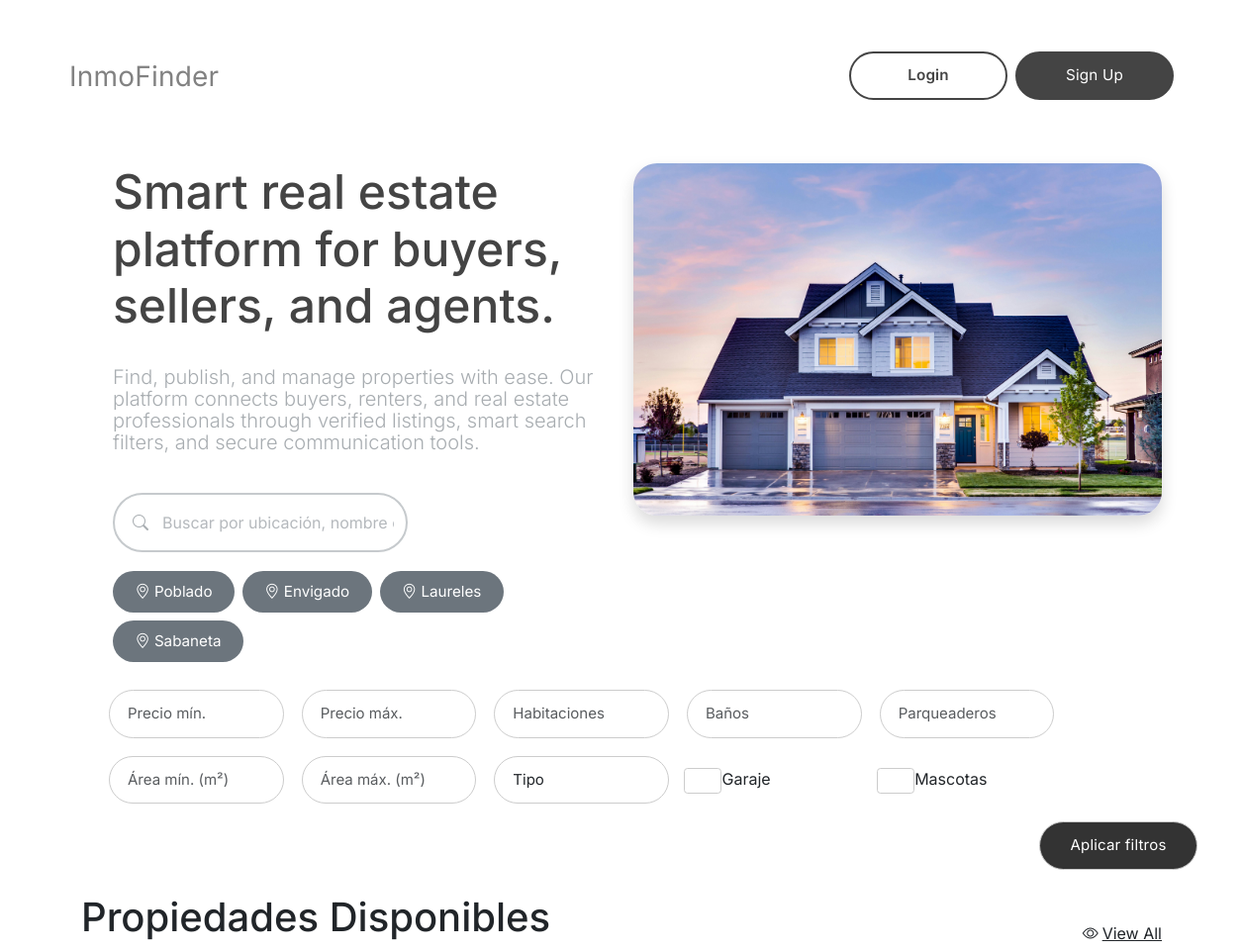
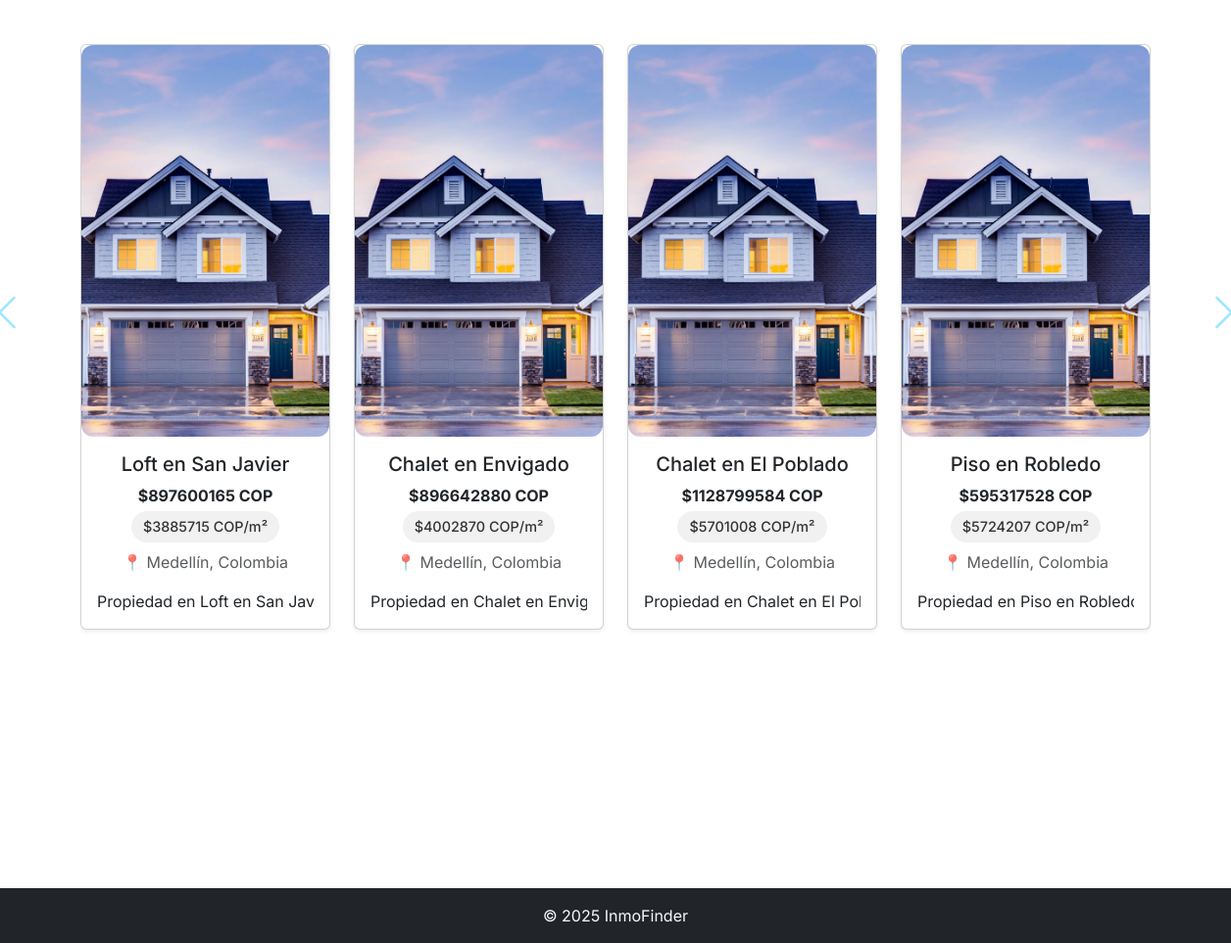
The page / on the database its author committed (2 pictures, top to bottom).
### core/models.py (models this page shows, shortened)
class Propiedad(models.Model):
    nombre = models.CharField(max_length=200, default="")
    descripcion = models.TextField(default="")
    precio_total = models.DecimalField(max_digits=12, decimal_places=2, default=Decimal('0.00'))
    precio_m2 = models.DecimalField(max_digits=10, decimal_places=2, default=Decimal('0.00'))
    habitaciones = models.PositiveIntegerField(default=1)
    banos = models.PositiveIntegerField(default=1)
    parqueaderos = models.PositiveIntegerField(default=0)
    area = models.DecimalField(max_digits=8, decimal_places=2, default=Decimal('0.00'))  # m²
    ubicacion = models.CharField(max_length=200, default="")
    tipo = models.CharField(max_length=20, choices=TIPO_PROPIEDAD_CHOICES, default='Piso')
    zonas_comunes = models.TextField(blank=True, null=True)
    fecha_disponibilidad = models.DateField(auto_now_add=False, blank=True, null=True)
    garaje = models.BooleanField(default=False)
    mascotas = models.BooleanField(default=False)
    class Meta:
        indexes = [
            models.Index(fields=['precio_total']),
            models.Index(fields=['area']),
            models.Index(fields=['ubicacion']),
            models.Index(fields=['tipo']),
        ]

### core/views.py (the view)
# urls.py: 2. Add a URL to urlpatterns:  path('', views.home, name='home')
def home(request):
    qs = Propiedad.objects.all().order_by('-fecha_disponibilidad')[:12]
    media_prefetch = Prefetch('media', queryset=MediaPropiedad.objects.exclude(archivo__isnull=True).exclude(archivo="").order_by('id'))
    qs = qs.prefetch_related(media_prefetch)
    return render(request, "home.html", {"propiedades": qs})

### core/templates/home.html (shortened to what this page needs)
{% extends "base.html" %}
{% load static %}
{% block styles %}
<link rel="stylesheet" href="{% static 'css/main.css' %}">
{% endblock %}
{% block content %}
<section class="container hero">
  <div class="row align-items-start">
    <div class="col-lg-6">
      <h1 class="display-5 mb-0 text-ink alineado-filtros">
        Smart real estate platform for buyers, sellers, and agents.
      </h1>
      <p class="lead space-h1-lead text-muted-1 alineado-filtros">
        Find, publish, and manage properties with ease. Our platform connects buyers, renters,
        and real estate professionals through verified listings, smart search filters,
        and secure communication tools.
      </p>
      <div class="controls-row d-flex align-items-center space-lead-search alineado-filtros">
        <div class="search-wrap w-100 d-flex justify-content-start">
          <form method="get" action="{% url 'buscar_propiedades' %}" class="search position-relative width-100" style="max-width:430px;">
            <span class="search-icon"></span>
            <input class="form-control search-input" type="text" name="search" placeholder="Buscar por ubicación, nombre o descripción">
          </form>
        </div>
      </div>
      <div class="d-flex flex-wrap chips space-search-chips justify-content-start alineado-filtros">
        <a href="{% url 'buscar_propiedades' %}?search=Poblado" class="chip"><i class="bi bi-geo-alt"></i> Poblado</a>
        <a href="{% url 'buscar_propiedades' %}?search=Envigado" class="chip"><i class="bi bi-geo-alt"></i> Envigado</a>
        <a href="{% url 'buscar_propiedades' %}?search=Laureles" class="chip"><i class="bi bi-geo-alt"></i> Laureles</a>
        <a href="{% url 'buscar_propiedades' %}?search=Sabaneta" class="chip"><i class="bi bi-geo-alt"></i> Sabaneta</a>
      </div>
    </div>
    <div class="col-lg-6 text-center mt-5 mt-lg-0">
      <img src="{% static 'images/default.jpg' %}" alt="Casa moderna" class="img-fluid shadow hero-img">
    </div>
    {% include "partials/buscador.html" %}
  </div>
  <div class="d-flex justify-content-between align-items-center mb-4">
  <h1 class="mb-0">Propiedades Disponibles</h1>
  <a href="{% url 'buscar_propiedades' %}" class="text-dark d-flex align-items-center">
    <i class="bi bi-eye me-1"></i> View All
  </a>
</div>
  {% if propiedades %}
  <div id="carouselPropiedades" class="carousel slide" data-bs-ride="carousel">
    <div class="carousel-inner">
  {% for propiedad in propiedades %}
  {% if forloop.counter0|divisibleby:4 %}
  <div class="carousel-item {% if forloop.first %}active{% endif %}">
    <div class="row justify-content-center">
  {% endif %}
      {% include "partials/property_card.html" %}
  {% if forloop.counter|divisibleby:4 or forloop.last %}
    </div>
  </div>
  {% endif %}
{% endfor %}
    </div>
    <button class="carousel-control-prev" type="button" data-bs-target="#carouselPropiedades" data-bs-slide="prev" style="left:-100px;">
      <span class="carousel-control-prev-icon"></span>
    </button>
    <button class="carousel-control-next" type="button" data-bs-target="#carouselPropiedades" data-bs-slide="next" style="right:-100px;">
      <span class="carousel-control-next-icon"></span>
    </button>
  </div>
  {% else %}
  <p class="text-center">No hay propiedades disponibles.</p>
  {% endif %}
</section>
{% endblock %}

### core/templates/base.html (shortened to what this page needs)
<!DOCTYPE html>
{% load static %}
<html lang="es">
<head>
<link href="https://cdn.jsdelivr.net/npm/bootstrap@5.3.7/dist/css/bootstrap.min.css" rel="stylesheet">
<link href="https://cdn.jsdelivr.net/npm/bootstrap-icons@1.11.3/font/bootstrap-icons.css" rel="stylesheet">
<link rel="stylesheet" href="{% static 'css/main.css' %}">
<link rel="stylesheet" href="{% static 'css/styles.css' %}">
{% block styles %}{% endblock %}
</head>
<body>
<header>
<nav class="container py-3 d-flex justify-content-between align-items-center">
    <a class="brand" href="{% url 'home' %}">InmoFinder</a>
    <div class="d-flex gap-2">
    {% if user.is_authenticated %}
        <span class="me-2">Hola, {{ user.username }}</span>
        <a href="{% url 'logout' %}" class="btn btn-outline-danger btn-sm">Logout</a>
    {% else %}
        <a href="{% url 'login' %}" class="btn btn-pill btn-login btn-sm">Login</a>
        <a href="{% url 'register' %}" class="btn btn-pill btn-signup btn-sm">Sign Up</a>
    {% endif %}
    </div>
</nav>
</header>
<main class="container">
{% block content %}{% endblock %}
</main>
<footer class="bg-dark text-light text-center py-3 mt-5">
<p class="mb-0">© 2025 InmoFinder</p>
</footer>

### core/templates/partials/buscador.html (shortened to what this page needs)
<form method="get" action="{% url 'buscar_propiedades' %}" class="row g-2 filters mb-4 alineado-filtros">
    <div class="col-md-2">
        <input type="number" min="1" name="precio_min" class="form-control" placeholder="Precio mín.">
    </div>
    <div class="col-md-2">
        <input type="number" min="1" name="precio_max" class="form-control" placeholder="Precio máx.">
    </div>
    <div class="col-md-2">
        <input type="number" min="1" name="habitaciones" class="form-control" placeholder="Habitaciones">
    </div>
    <div class="col-md-2">
        <input type="number" min="1" name="banos" class="form-control" placeholder="Baños">
    </div>
    <div class="col-md-2">
        <input type="number"  min="1" name="parqueaderos" class="form-control" placeholder="Parqueaderos">
    </div>
    <div class="col-md-2">
        <input type="number" min="1" name="area_min" class="form-control" placeholder="Área mín. (m²)">
    </div>
    <div class="col-md-2">
        <input type="number" min="1" name="area_max" class="form-control" placeholder="Área máx. (m²)">
    </div>
    <div class="col-md-2">
        <select name="tipo" class="form-select">
            <option value="">Tipo</option>
        </select>
    </div>
    <div class="col-md-2 form-check height-100 d-flex align-items-center">
        <input type="checkbox" class="form-check-input" name="garaje" value="1">
        <label class="form-check-label"> Garaje</label>
    </div>
    <div class="col-md-2 form-check height-100 d-flex align-items-center">
        <input type="checkbox" class="form-check-input" name="mascotas" value="1">
        <label class="form-check-label"> Mascotas</label>
    </div>
    <div class="col-12 d-flex justify-content-end">
        <button type="submit" class="btn btn-success btn-pill">Aplicar filtros</button>
    </div>
</form>

### core/templates/partials/property_card.html
{% load static %}
<div class="col-md-3 mb-4">
  <div class="card property-card shadow-sm h-100">
    <a href="{% url 'detalle_propiedad' propiedad.id %}"
        class="view-property"
        data-bs-toggle="modal"
        data-bs-target="#propertyModal">
        {% if propiedad.media.first %}
            <img src="{% static 'images/default.jpg' %}" class="card-img-top" alt="{{ propiedad.nombre }}">
        {% else %}
            <img src="{% static 'images/default.jpg' %}" class="card-img-top" alt="Sin imagen">
        {% endif %}
    </a>
    <div class="card-body text-center">
      <h5 class="card-title">{{ propiedad.nombre }}</h5>
      <p class="fw-bold text-dark mb-1">${{ propiedad.precio_total|floatformat:0 }} COP</p>
      <span class="price-m2-badge d-inline-block mb-2">
        ${{ propiedad.precio_m2|floatformat:0 }} COP/m²
      </span>
      <p class="text-muted">📍 {{ propiedad.ubicacion }}</p>
      <p class="card-text text-truncate"
         style="-webkit-line-clamp:3; line-clamp:3; -webkit-box-orient:vertical; overflow:hidden; display:-webkit-box;">
         {{ propiedad.descripcion }}
      </p>
    </div>
  </div>
</div>

### core/static/css/main.css (style rules this page uses)
:root { --ink: #444444; --muted: #A8ADB1; --muted-2: #B5B9BD; --muted-3: #C6CACD; --radius-pill: 999px; --btn-stroke: 2px; --header-pt: 2.25rem; --header-pb: 2rem; --hero-gap: 1rem; --search-width: 280px; }
html, body { font-family: Inter, system-ui, -apple-system, "Segoe UI", Roboto, "Helvetica Neue", Arial, "Noto Sans", "Apple Color Emoji","Segoe UI Emoji", "Segoe UI Symbol"; background: #fff; }
header { padding-top: var(--header-pt); padding-bottom: var(--header-pb); }
.brand { color: #828282 !important; font-weight: 400 !important; letter-spacing: .2px; text-decoration: none; font-size: 1.75rem !important; }
.hero { margin-top: var(--hero-gap); margin-bottom: 15rem; }
.hero h1 { font-weight: 500 !important; margin-bottom: 2rem !important; }
.hero .lead { margin-top: 1.1rem; margin-bottom: 2.5rem; color: var(--muted); font-weight: 300; line-height: 1.1; }
.search { position: relative; }
.controls-row { display: flex; align-items: center; gap: 1rem; margin-top: 1.2rem; }
.search-wrap { width: var(--search-width); flex: 0 0 auto; }
.search-input { height: 60px; padding-left: 3rem; border-radius: var(--radius-pill); border: var(--btn-stroke) solid var(--muted-3); color: #333; box-shadow: none; }
.search-input::placeholder { color: var(--muted-2); }
.search-icon { position: absolute; left: 14px; top: 50%; transform: translateY(-50%); display: inline-flex; width: 28px; height: 28px; align-items: center; justify-content: center; border-radius: 50%; background: transparent; color: var(--muted); pointer-events: none; }
.btn-pill { border-radius: var(--radius-pill); min-width: 160px; font-weight: 400 !important; letter-spacing: .2px; padding:.7rem 1.9rem; font-size:.95rem; }
.btn-signup { background: var(--ink); color: #fff; border: var(--btn-stroke) solid var(--ink); }
.btn-login { background: transparent; color: var(--ink); border: var(--btn-stroke) solid var(--ink); font-weight: 600 !important; }
.chips { gap: .5rem; }
.chips .chip { font-size: .95rem; padding: .6rem 1.4rem; border-radius: 50px; background: #6c757d; text-decoration: none; color: #fff; transition: all 0.3s ease; border: none; }
.space-h1-lead { margin-top:1.4rem; }
.space-lead-search { margin-top:1.6rem; }
.space-search-chips { margin-top:1.2rem; }
.hero-img { border-radius:24px; }
.carousel-control-prev-icon, .carousel-control-next-icon { filter: invert(40%) sepia(90%) saturate(400%) hue-rotate(160deg); width: 40px; height: 40px; }
.carousel-control-prev, .carousel-control-next { background: rgba(255,255,255,0.7); border-radius: 50%; width: 50px; height: 50px; top: 40%; transition: background .3s ease; }
.text-ink { color: var(--ink) !important; }
.text-muted-1 { color: var(--muted) !important; }
.price-m2-badge { display: inline-block; background: #f1f1f1; color: #333; font-size: 0.9rem; font-weight: 500; padding: 0.35rem 0.75rem; border-radius: 50px; margin-bottom: 0.5rem; }
.alineado-filtros { margin-left: 2rem; }

### core/static/css/styles.css (style rules this page uses)
.filters { display: flex; flex-wrap: wrap; gap: 10px; margin: 20px 0; }
.filters select, .filters input, .filters button { padding: 12px 18px; border: 1px solid #ccc; border-radius: 25px; background: #fff; font-size: 15px; cursor: pointer; }
.filters button { background: #333; color: #fff; font-weight: bold; }
.slide { flex: 0 0 100%; scroll-snap-align: center; position: relative; }
.slide img, .slide video { width: 100%; height: 400px; object-fit: cover; border-radius: 12px; }

### rows shown on the page
Propiedad: nombre "Loft en San Javier", precio_total "897600165", precio_m2 "3885715", ubicacion "Medellín, Colombia", descripcion "Propiedad en Loft en San J…"
Propiedad: nombre "Chalet en Envigado", precio_total "896642880", precio_m2 "4002870", ubicacion "Medellín, Colombia", descripcion "Propiedad en Chalet en En…"
Propiedad: nombre "Chalet en El Poblado", precio_total "1128799584", precio_m2 "5701008", ubicacion "Medellín, Colombia", descripcion "Propiedad en Chalet en El…"
Propiedad: nombre "Piso en Robledo", precio_total "595317528", precio_m2 "5724207", ubicacion "Medellín, Colombia", descripcion "Propiedad en Piso en Robl…"
